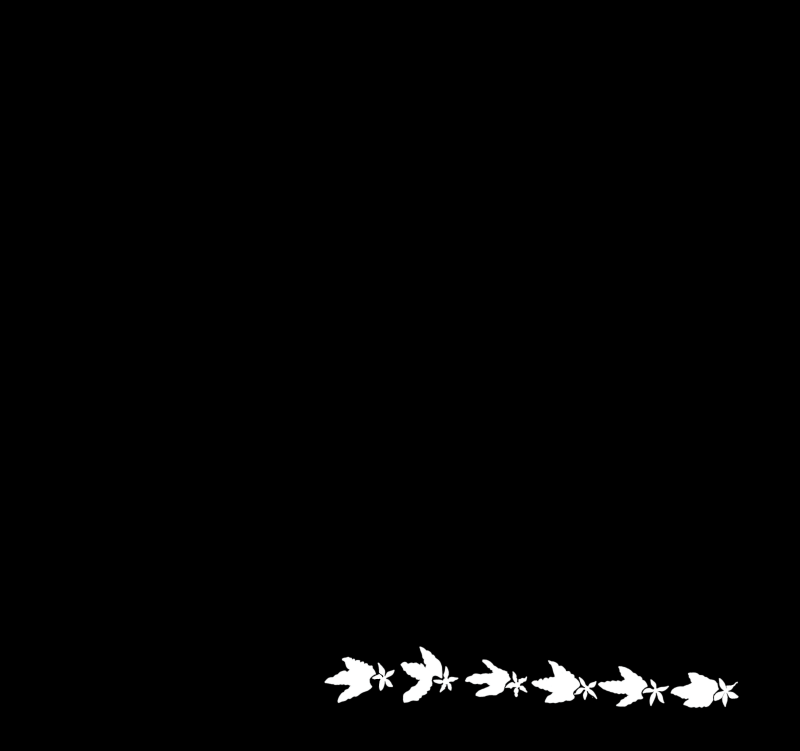
#> input picture Analisis Sampel/Sampel 2/sampel-2_motif-pinggir.PNG, 3200 x 3004 px, found by its file name (shown at 1/4 size)
$ jupyter execute analisis-2_motif-pinggir.ipynb   (shell and % lines are left out)
#> lines starting #> are read from the running program, lines starting #| are printed output that depends on the picture; after the words box and inside, x2 and y2 are one past the last pixel; in counts of white or black regions, pixels touching at a corner belong together
### Analisis Sampel/Sampel 2/utils.py
import cv2
import matplotlib.pyplot as plt
import numpy as np
import math
import skimage as ski
import scipy
import skan
import networkx as nx

# memastikan gambar biner (hitam dan putih)
def binarize(image:np.ndarray, limit:int=127) -> np.ndarray:
    gray_image = cv2.cvtColor(image, cv2.COLOR_BGR2GRAY) if image.ndim > 2 else image
    _, binarized = cv2.threshold(gray_image, limit, 255, cv2.THRESH_BINARY)
    return binarized

# menyimpulkan data statistik
def summarizeData(data:np.ndarray, printTitle:str="") -> dict[str, float]:
    num = len(data)
    mean = np.mean(data)
    sd = np.std(data)
    median = np.median(data)
    mad = np.median(np.abs(data - median))
    minimum = min(data)
    maximum = max(data)

    if len(printTitle) > 0:
        print(f"DATA SUMMARY of [{printTitle}]:")
        print(f"Num     : {num}")
        print(f"Mean    : {mean:.4f}")
        print(f"SD      : {sd:.4f}")
        print(f"SD rel  : {sd/mean*100:.2f}%")
        print(f"Median  : {median:.4f}")
        print(f"MAD     : {mad:.4f}")
        print(f"MAD rel : {mad/median*100:.2f}%")
        print(f"Min     : {minimum:.4f}")
        print(f"Max     : {maximum:.4f}")
        print("")

    return {
        'num': num,
        'mean': mean,
        'sd': sd,
        'median': median,
        'mad': mad,
        'min': minimum,
        'max': maximum
    }

# menentukan jarak antartitik tengah pasangan tetangga
def getNeighborCenterDistance(centroids, label_pair:tuple[int, int]) -> float:
    center1 = centroids[label_pair[0]]
    center2 = centroids[label_pair[1]]
    center_distance = math.dist(center1, center2)
    return center_distance

# menentukan orientasi sudut garis jarak antartitik tengah pasangan tetangga
def getNeighborOrientationDistance(centroids, label_pair:tuple[int, int]) -> np.ndarray:
    center1 = centroids[label_pair[0]]
    center2 = centroids[label_pair[1]]
    orientation = (np.arctan2((center1[1] - center2[1]), center1[0] - center2[0])) % np.pi
    return orientation

def extractContours(binary:np.ndarray) -> list:
    contours, _ = cv2.findContours(binary, cv2.RETR_EXTERNAL, cv2.CHAIN_APPROX_NONE)
    return list(contours)

def interpolateCoordinates(coordinates:list, number:int) -> np.ndarray:
    coordinates = np.vstack([coordinates, coordinates[0]])
    index_old = np.linspace(0, 1, len(coordinates))
    index_new = np.linspace(0, 1, number, endpoint=False)

    new_coordinates = np.zeros((number, 2))

    new_coordinates[:, 0] = np.interp(index_new, index_old, coordinates[:, 0])
    new_coordinates[:, 1] = np.interp(index_new, index_old, coordinates[:, 1])

    return new_coordinates

def interpolateContours(contours:list, number:int) -> np.ndarray:
    contours_interpolated = np.zeros((len(contours), number, 2))

    for i in range(len(contours)):
        contours_interpolated[i] = interpolateCoordinates(np.squeeze(contours[i]), 100)

    return contours_interpolated

def standardizeContours(contours_interpolated:np.ndarray) -> np.ndarray:
    contours_standardized = np.zeros_like(contours_interpolated)

    for i in range(len(contours_interpolated)):
        contours_standardized[i] = standardizeContour(contours_interpolated[i])

    return contours_standardized

    # [5 lines of commented-out code are left out]

def alignContour(reference:np.ndarray, target:np.ndarray) -> tuple[np.ndarray, float]:

    closest_distance = np.inf
    target_rotated = None

    distances_normal = distancesByShifting(reference, target)
    distances_mirrored = distancesByShifting(reference, target[::-1])

    is_mirrored = np.min(distances_normal) > np.min(distances_mirrored)
    best_distances = distances_mirrored if is_mirrored else distances_normal
    best_shift = np.argmin(best_distances)

    target_shifted = np.roll(target[::-1] if is_mirrored else target, -best_shift, axis=0)
    target_rotated = rotateSVD(reference, target_shifted)

    closest_distance = procrustesDistance(reference, target_rotated)

    return target_rotated, closest_distance

def distancesByShifting(reference:np.ndarray, target:np.ndarray) -> np.ndarray:
    shift_distances = np.zeros(len(reference))

    for shift in range(len(reference)):
        target_shifted = np.roll(target, -shift, axis=0)
        target_rotated = rotateSVD(reference, target_shifted)
        distance = procrustesDistance(reference, target_rotated)
        shift_distances[shift] = distance

    return shift_distances

def procrustesDistance(contour1:np.ndarray, contour2:np.ndarray) -> float:
    return np.sqrt(np.sum((contour1 - contour2) ** 2))

def procrustesDistances(reference:np.ndarray, targets:np.ndarray) -> np.ndarray:
    distances = np.zeros(len(targets))

    for i in range(len(distances)):
        distances[i] = procrustesDistance(reference, targets[i])

    return distances

def rotateSVD(reference:np.ndarray, target:np.ndarray) -> np.ndarray:
    M = np.dot(reference.T, target)
    U, _, Vt = np.linalg.svd(M)
    R = np.dot(Vt.T, U.T)

    target_rotated = np.dot(target, R)

    return target_rotated

def processGPA(
        contours_interpolated:np.ndarray,
        max_iteration:int=10,
        tolerance:float=1e-5
    ) -> tuple[np.ndarray, np.ndarray]:

    contours_aligned = standardizeContours(contours_interpolated)

    mean_shape = np.copy(contours_aligned[0])

    for _ in range(max_iteration):

        contour_rotated_list = np.zeros_like(contours_aligned)
        for i in range(len(contours_aligned)):
            contour_rotated, _ = alignContour(mean_shape, contours_aligned[i])
            contour_rotated_list[i] = contour_rotated

        new_mean_shape = np.mean(contour_rotated_list, axis=0)
        new_mean_shape = standardizeContour(new_mean_shape)

        mean_shape_distance = procrustesDistance(mean_shape, new_mean_shape)

        mean_shape = new_mean_shape
        contours_aligned = contour_rotated_list

        if mean_shape_distance < tolerance:
            break

    print(mean_shape_distance)
    return mean_shape, contours_aligned

def testRotationalSymmetry(contour:np.ndarray) -> np.ndarray:
    reference = np.copy(contour)
    target = np.copy(contour)

    shift_distances = distancesByShifting(reference, target)
    return 1 - shift_distances

def testReflectionalSymmetry(contour:np.ndarray) -> np.ndarray:
    reference = np.copy(contour)
    target = np.copy(contour)

    shift_distances = np.zeros(len(reference))

    for shift in range(len(reference)):
        reference_shifted = np.roll(reference, -shift, axis=0)
        target_shifted = np.roll(target, -shift, axis=0)[::-1]
        target_rotated = rotateSVD(reference_shifted, target_shifted)
        distance = procrustesDistance(reference_shifted, target_rotated)
        shift_distances[shift] = distance

    return 1 - shift_distances

# [26 lines left out: functions testParallel, rotateToAngle, not called in this run]

def standardizeContour(coordinates:np.ndarray) -> np.ndarray:
    centroid = np.mean(coordinates, axis=0)
    centered = coordinates - centroid
    norm = np.linalg.norm(centered)
    standardized = centered / norm
    return standardized

def createContourMap(shape:tuple[int,int], contours:list) -> np.ndarray:
    contour_map = np.zeros(shape)
    cv2.drawContours(contour_map, contours, -1, (255), 1)
    return contour_map

def contourAreas(contours:list) -> np.ndarray:
    areas = np.zeros(len(contours))

    for i in range(len(contours)):
        areas[i] = cv2.contourArea(contours[i])

    return areas

def contourNorms(contours_interpolated:np.ndarray) -> float:
    return np.linalg.norm(contours_interpolated, axis=(1,2))

def drawStandardizedContour(
        shape:tuple[int,int],
        contour_standardized:np.ndarray,
        size_factor:float,
    ) -> np.ndarray:

    width, height = shape
    contour_centered = (contour_standardized * size_factor)

    centroid_coordinate = (width // 2, height // 2)
    contour = np.int32(np.round(contour_centered + centroid_coordinate))

    contour_cv = np.expand_dims(contour, axis=1)

    canvas = np.zeros(shape)
    cv2.drawContours(canvas, [contour_cv], -1, (255), 1)
    cv2.circle(canvas, centroid_coordinate, 1, (255), -1)

    return canvas

# [88 lines left out: functions drawStandardizedCoordinates, drawRotationalSymmetryAxis, drawReflectionalSymmetryAxis, skeletonize, not called in this run]

def imageFromSkan(skeleton_skan):
    return np.array((skeleton_skan.path_label_image() > 0) * 255).astype(np.uint8)

# [92 lines left out: functions smoothBinary, mapThickness, findLocalBranchOrientation, findLocalBranchCurvature, not called in this run]

# def divideBranches(branch_binary, skeleton_skan, intersection_size:2):
#     skeleton_binary = np.zeros(branch_binary.shape, np.uint16)


def giveZeroCurvature(branch_coordinates:np.ndarray):
    return np.zeros(len(branch_coordinates))

# [140 lines left out: functions mapBranchOrientation, mapBranchCurvature, pruneSkeleton, getAreaOccupancy, not called in this run]

def showLabeledMap(labeled_map:np.ndarray, show_all:bool=False) -> np.ndarray:
    plt.figure(figsize=(10, 10))
    plt.imshow(labeled_map, cmap="jet")
    colorbar = plt.colorbar(shrink=0.5)
    labels = np.unique(labeled_map)
    if show_all:
        colorbar.set_ticks(labels)
    else:
        colorbar.set_ticks([labels[0], labels[-1]])
    return labels

### Analisis Sampel/Sampel 2/analisis-2_motif-pinggir.ipynb
# Sampel 2, Motif Pinggir

[cell 1]
import cv2
import numpy as np
import pandas as pd
import seaborn as sns
import matplotlib.pyplot as plt
import skan
from utils import *

[cell 2]
edge = cv2.imread("sampel-2_motif-pinggir.png")
#> edge is the input picture: shape (3004, 3200, 3); mean B, G, R 3.1, 3.1, 3.1
edge_binary = binarize(edge).astype(np.uint8)
#> in binarize, `_, binarized = cv2.threshold(gray_image, limit, 255, cv2.THRESH_BINARY)`:
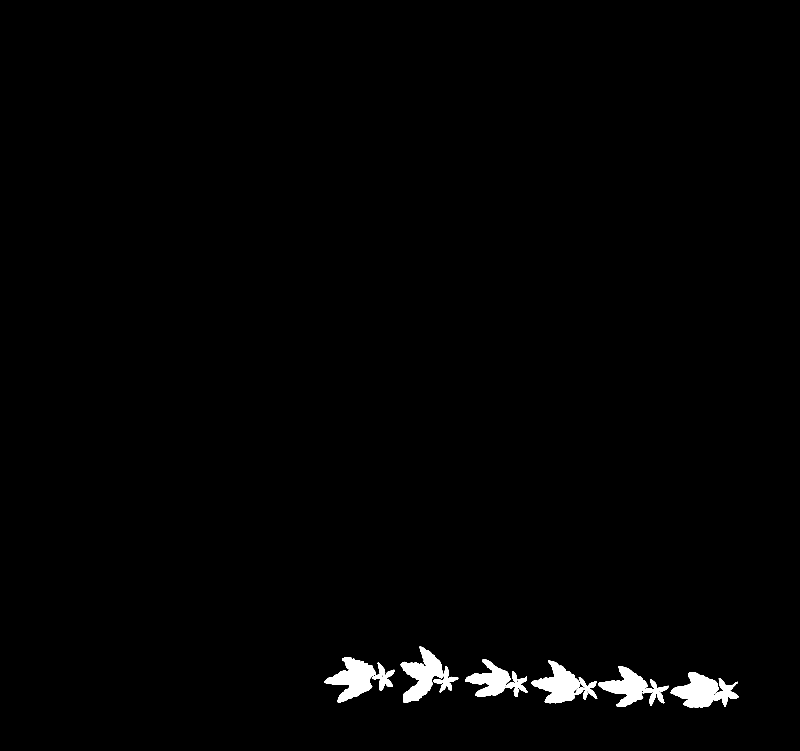
#> binarized: shape (3004, 3200) (shown at 1/4 size); 1.2% white; 12 white regions, largest, box (x1, y1, x2, y2) and area: (1298, 2628, 1504, 2812) 18310, (1602, 2586, 1770, 2811) 17980, (2126, 2642, 2320, 2813) 16717

[cell 3]
plt.imshow(edge_binary[2500:, 1200:], cmap='grey')
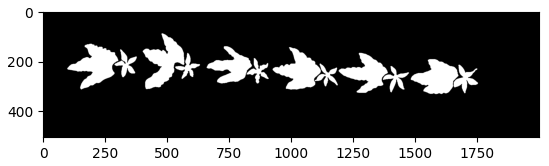
#> figure drawn by matplotlib, 1 panel

[cell 4]
num_objects, objects_map, objects_stats, objects_centroids = cv2.connectedComponentsWithStats(edge_binary)
#> objects_map: shape (3004, 3200) int32; 13 distinct labels, from 0 to 12
#> num_objects = 13; objects_stats = 13 rows, first 6: [0, 0, 3200, 3004, 9494571], [1602, 2586, 168, 225, 17980], [1298, 2628, 206, 184, 18310], [1860, 2638, 183, 150, 12856], [2126, 2642, 194, 171, 16717], [1488, 2650, 90, 113, 3793]; objects_centroids = 13 rows, first 8: [1593.2, 1486.2], [1687.9, 2701.1], [1413.1, 2714.6], [1961.2, 2721.5], [2234.6, 2738.7], [1534.7, 2709.8], [1783.5, 2722.4], [2505.2, 2746.6]

plt.figure(figsize=(10,10))
plt.imshow(objects_map[2500:, 1200:], cmap='nipy_spectral', interpolation='nearest')
num_objects
#> Out = 13
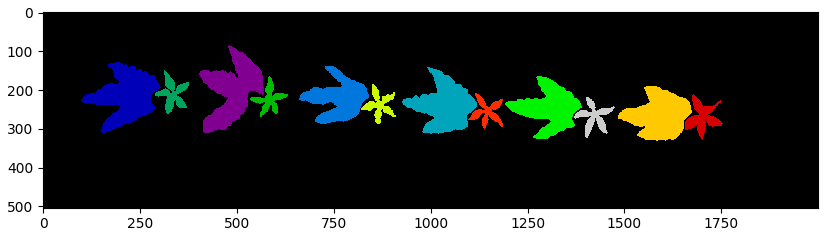
#> figure drawn by matplotlib, 1 panel

## Tiga Daun

[cell 5]
areas = objects_stats[1:, cv2.CC_STAT_AREA]
#> areas = [17980, 18310, 12856, 16717, 3793, 3161, 14698, 3235, 16134, 3121, 4540, 3684]

leaf_mask = np.zeros(num_objects, dtype='bool')
leaf_mask[1:] = areas > 10000

leaf_binary = leaf_mask[objects_map].astype(np.uint8) * 255
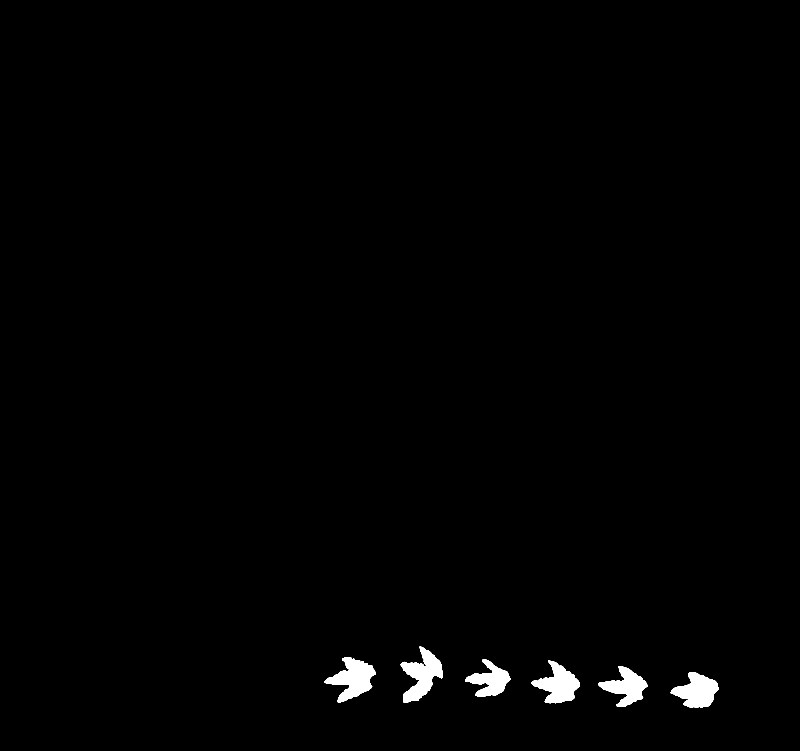
#> leaf_binary: shape (3004, 3200) (shown at 1/4 size); 1% white; 6 white regions
leaf_map = leaf_mask[objects_map] * objects_map
#> leaf_map: shape (3004, 3200) int32; 7 distinct labels, from 0 to 9
leaf_labels = np.unique(leaf_map)[1:]
#> leaf_labels = [1, 2, 3, 4, 7, 9]

showLabeledMap(leaf_map[2500:, 1200:])
#> in showLabeledMap, `labels = np.unique(labeled_map)`: labels = [0, 1, 2, 3, 4, 7, 9]
#> in showLabeledMap, `labels = np.unique(labeled_map)`:
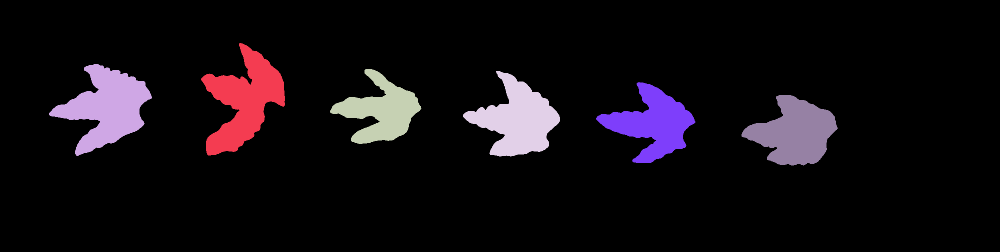
#> labeled_map: shape (504, 2000) int32 (shown at 1/2 size); 7 distinct labels, from 0 to 9; one colour per label, 0 black
#> Out = [0, 1, 2, 3, 4, 7, 9]
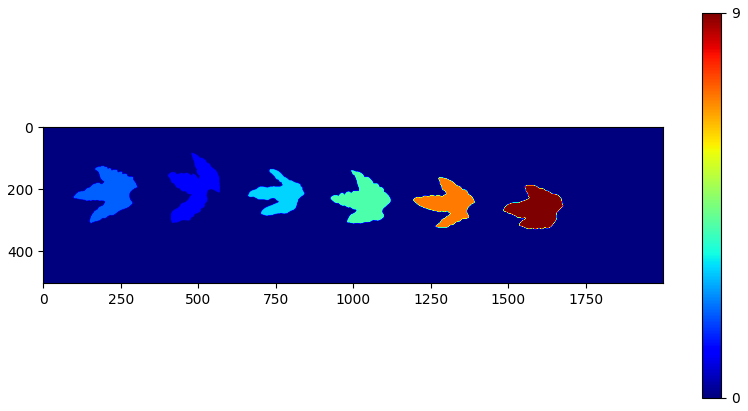
#> figure drawn by matplotlib, 2 panels

[cell 6]
leaf_center_distance_list = []
#> leaf_center_distance_list = []
leaf_orientation_distance_list = []

for i in range(0, len(leaf_labels)-1):
    for j in range(i+1, len(leaf_labels)):
        center_distance = getNeighborCenterDistance(objects_centroids, [leaf_labels[i], leaf_labels[j]])
        orientation = getNeighborOrientationDistance(objects_centroids, [leaf_labels[i], leaf_labels[j]])
        print(orientation)
        leaf_center_distance_list.append(center_distance)
        leaf_orientation_distance_list.append(np.degrees(orientation))
#> this loop made 5 passes
#> (printed output is left out)
#> after the loop, leaf_center_distance_list = [275.1, 274.1, 548, 818.6, 1103.4, 548.2, 821.9, 1092.6, 1377.2, 273.9, 544.6, 829.3, 270.7, 555.4, 284.7]; leaf_orientation_distance_list = [177.2, 4.26, 3.94, 3.19, 3.29, 0.723, 1.69, 1.68, 2.08, 3.62, 2.65, 2.97, 1.67, 2.65, 3.6]

leaf_orientation_distance_list = np.array(leaf_orientation_distance_list)
leaf_center_distance_list = np.array(leaf_center_distance_list)
leaf_orientation_distance_list = leaf_orientation_distance_list[leaf_center_distance_list < 400]
#> leaf_orientation_distance_list = [177.2, 4.26, 3.62, 1.67, 3.6]
leaf_center_distance_list = leaf_center_distance_list[leaf_center_distance_list < 400]
#> leaf_center_distance_list = [275.1, 274.1, 273.9, 270.7, 284.7]

sns.histplot(leaf_center_distance_list, kde=True, bins=30)

leaf_center_distance_list.shape
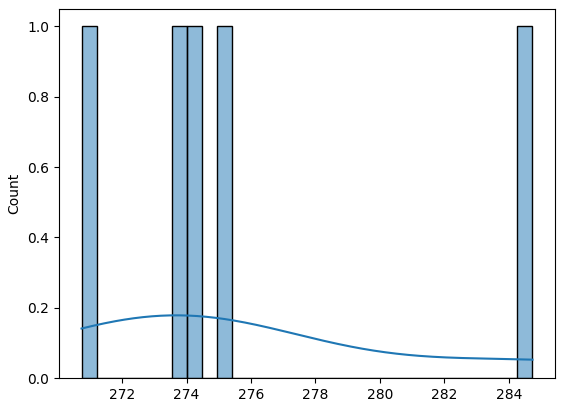
#> figure drawn by matplotlib, 1 panel; curve peaks at x = 273.7, y = 0.179

[cell 7]
summarizeData(leaf_center_distance_list, "Leaf Horizontal Distance")
#> in summarizeData, `num = len(data)`: num = 5
#> in summarizeData, `mean = np.mean(data)`: mean = 275.7
#> in summarizeData, `sd = np.std(data)`: sd = 4.74
#> in summarizeData, `median = np.median(data)`: median = 274.1
#> in summarizeData, `mad = np.median(np.abs(data - median))`: mad = 0.984
#> in summarizeData, `minimum = min(data)`: minimum = 270.7
#> in summarizeData, `maximum = max(data)`: maximum = 284.7
#| Num     : 5
#| Mean    : 275.7282
#| SD      : 4.7351
#| SD rel  : 1.72%
#| Median  : 274.1424
#| MAD     : 0.9842
#| MAD rel : 0.36%
#| Min     : 270.7439
#| Max     : 284.7302
#> Out = {'num': 5, 'mean': 275.7, 'sd': 4.74, 'median': 274.1, 'mad': 0.984, 'min': 270.7, 'max': 284.7}

[cell 8]
leaf_orientation_distance_repeated = np.concatenate((leaf_orientation_distance_list, leaf_orientation_distance_list + 180))
#> leaf_orientation_distance_repeated = [177.2, 4.26, 3.62, 1.67, 3.6, 357.2, 184.3, 183.6, 181.7, 183.6]

ax = plt.axes(projection='polar')
sns.histplot(leaf_orientation_distance_repeated / 180 * np.pi, ax=ax, kde=True, bins=30)

ax.set_xlabel("")
ax.set_ylabel("")
ax.set_title("Leaf Orientation Placement")

leaf_orientation_distance_list
#> Out = [177.2, 4.26, 3.62, 1.67, 3.6]
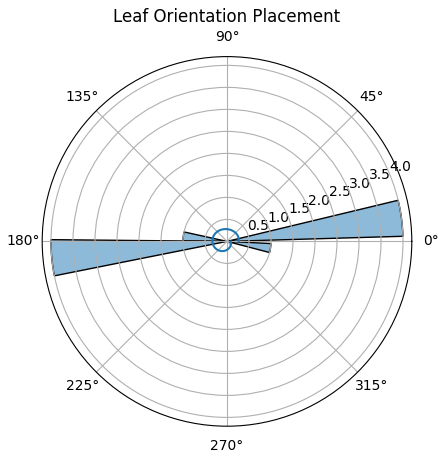
#> figure drawn by matplotlib, 1 panel; curve peaks at x = 3.02, y = 0.333

[cell 9]
leaf_contour = extractContours(leaf_binary)
#> in extractContours, `contours, _ = cv2.findContours(binary, cv2.RETR_EXTERNAL, cv2.CHAIN_AP..`: contours = 6 contours; box (x1, y1, x2, y2) and area: (1298, 2628, 1504, 2812) 17960, (1602, 2586, 1770, 2811) 17598, (2126, 2642, 2320, 2813) 16402, (2683, 2690, 2876, 2831) 15860, (2392, 2664, 2591, 2826) 14378, (1860, 2638, 2043, 2788) 12536
#> (the rest of the program and of its run is left out)
